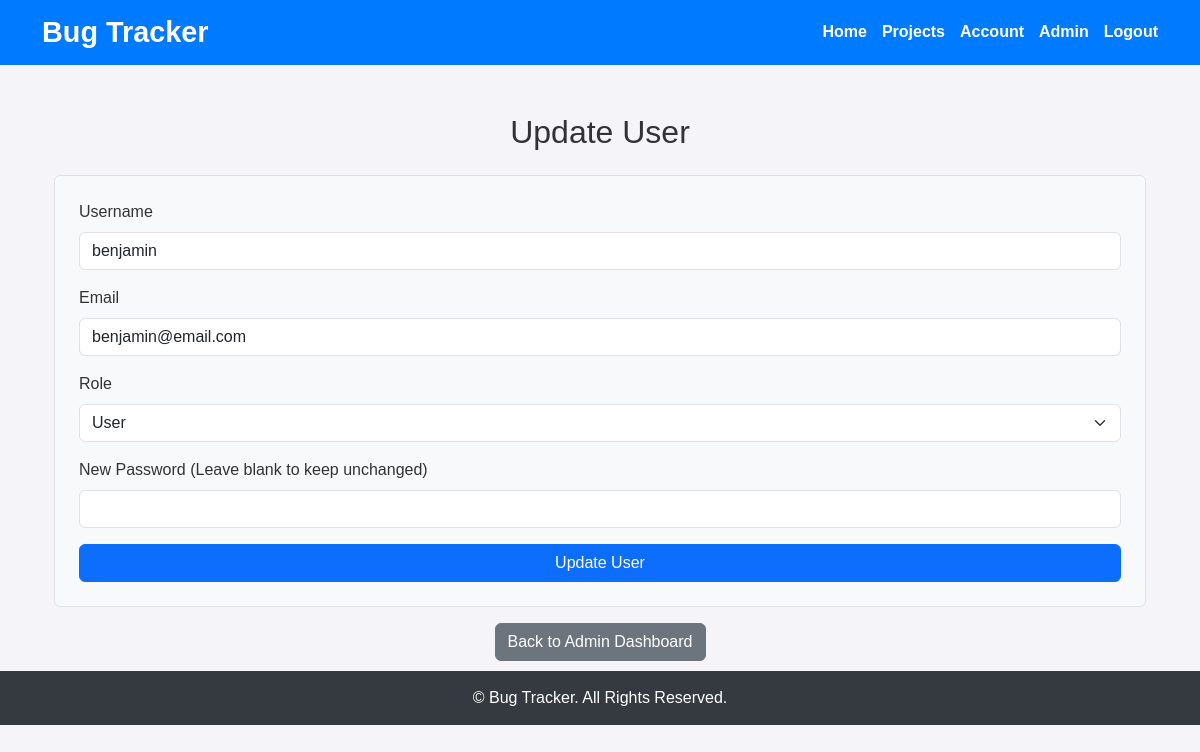
Page /admin/update-user/2 (signed in) on the committed database.
### app/models.py (models this page shows)
class User(UserMixin, db.Model):
    id = db.Column(db.Integer, primary_key=True)  # Primary key
    username = db.Column(db.String(80), unique=True, nullable=False)  # Unique username
    password = db.Column(db.String(200), nullable=False)  # Hashed password
    email = db.Column(db.String(200), unique=True, nullable=False)
    role = db.Column(db.String(10), nullable=False, default='user')  # 'user' or 'admin'
    bugs_reported = db.relationship('Bug', foreign_keys='Bug.reported_by', backref='reporter', lazy=True)
    bugs_assigned = db.relationship('Bug', foreign_keys='Bug.assigned_to', backref='assignee', lazy=True)

### app/routes/admin_routes.py (the view, shortened to what this page needs)
@admin_bp.route('/update-user/<int:user_id>', methods=['GET', 'POST'])
@login_required
@admin_required
def update_user_form(user_id):
    user = User.query.get_or_404(user_id)
    return render_template('update_user.html', user=user)

### app/__init__.py (called while the page is built)
@login_manager.user_loader
def load_user(user_id):
    with db.session() as session:
        return session.get(User, int(user_id))

### app/routes/admin_routes.py (called while the page is built)
def admin_required(f):
    @wraps(f)
    def decorated_function(*args, **kwargs):
        if current_user.role != 'admin':
            flash("You do not have permission to use this page", "error")
            return redirect(url_for('bug.home'))
        return f(*args, **kwargs)
    return decorated_function

### app/templates/update_user.html (shortened to what this page needs)
{% extends "base.html" %}
{% block content %}
<div class="container mt-5">
    <h2 class="text-center mb-4">Update User</h2>
    <form action="{{ url_for('admin.update_user_form', user_id=user.id) }}" method="POST" class="p-4 border rounded bg-light">
        <div class="mb-3">
            <label for="username" class="form-label">Username</label>
            <input type="text" id="username" name="username" class="form-control" value="{{ user.username }}" required>
        </div>
        <div class="mb-3">
            <label for="email" class="form-label">Email</label>
            <input type="email" id="email" name="email" class="form-control" value="{{ user.email }}" required>
        </div>
        <div class="mb-3">
            <label for="role" class="form-label">Role</label>
            <select id="role" name="role" class="form-select" required>
                <option value="user" {% if user.role == 'user' %}selected{% endif %}>User</option>
            </select>
        </div>
        <div class="mb-3">
            <label for="password" class="form-label">New Password (Leave blank to keep unchanged)</label>
            <input type="password" id="password" name="password" class="form-control">
        </div>
        <button type="submit" class="btn btn-primary w-100">Update User</button>
    </form>
    <div class="text-center mt-3">
        <a href="{{ url_for('admin.dashboard') }}" class="btn btn-secondary">Back to Admin Dashboard</a>
    </div>
</div>
{% endblock %}

### app/static/css/styles.css (style rules this page uses)
body { margin: 0; font-family: Arial, sans-serif; background-color: #f4f4f9; color: #333; }

### rows in the picture
User: username "benjamin", email "benjamin@email.com", role "User"
